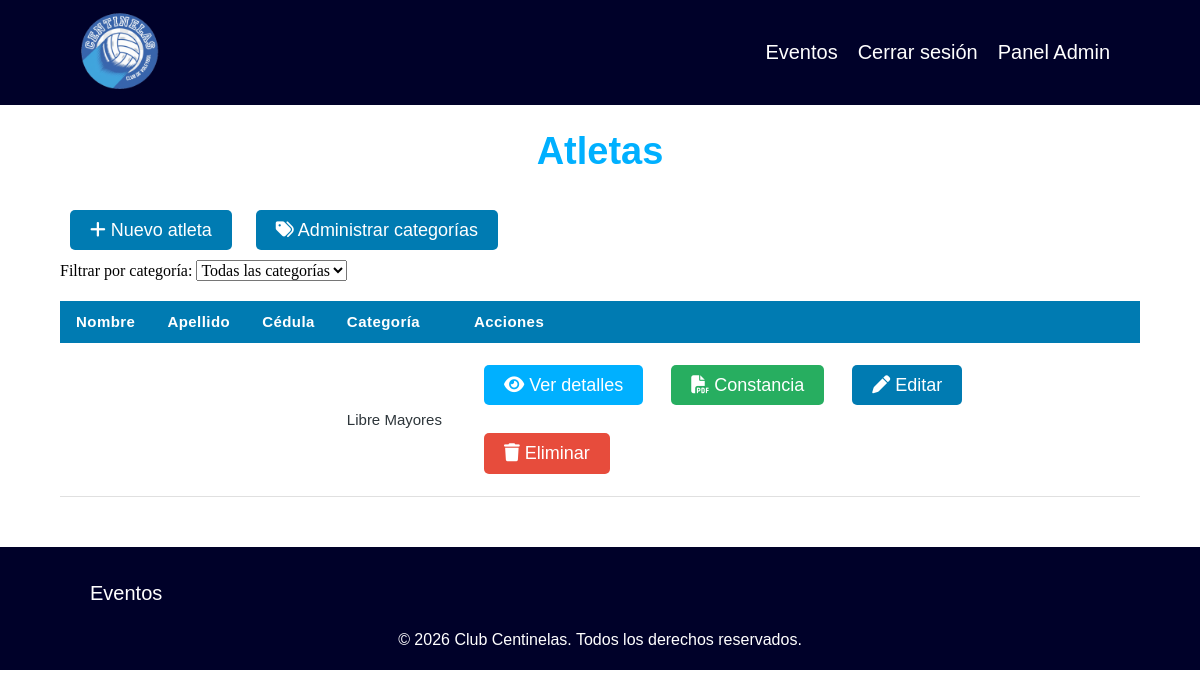
Page /admin/estudiantes/index.php (signed in) on the earlier database version.
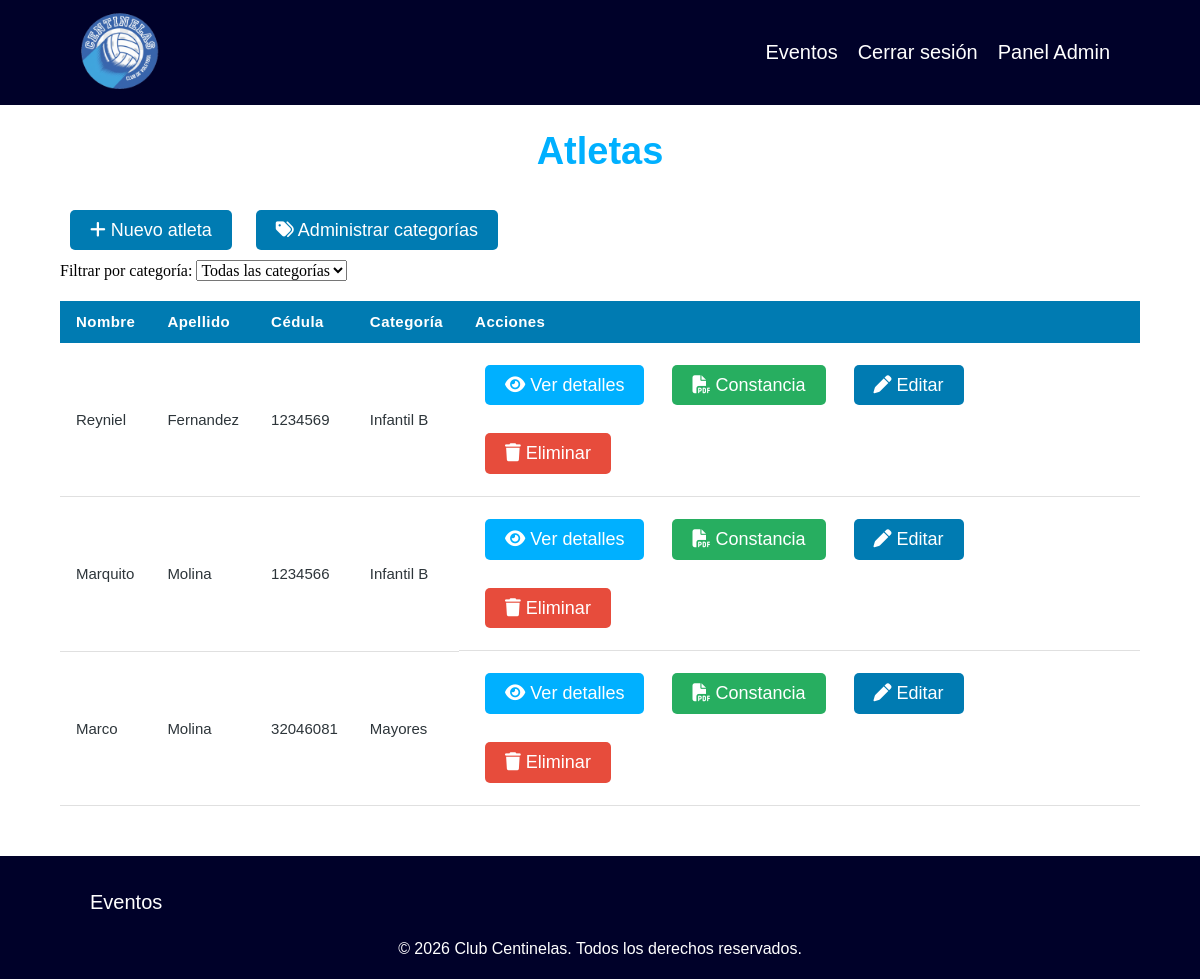
Same page on the later database version.
### tables this page shows
CREATE TABLE `estudiantes` (
  `id` int(11) NOT NULL,
  `persona_id` int(11) DEFAULT NULL,
  `categoria_id` int(11) DEFAULT NULL,
  `representante_id` int(11) DEFAULT NULL,
  `fecha_nacimiento` date DEFAULT NULL,
  `lugar_nacimiento` varchar(150) DEFAULT NULL
);

CREATE TABLE `categorias` (
  `id` int(11) NOT NULL,
  `nombre` varchar(100) NOT NULL,
  `descripcion` text DEFAULT NULL
);

CREATE TABLE `personas` (
  `id` int(11) NOT NULL,
  `nombre` varchar(100) NOT NULL,
  `apellido` varchar(100) NOT NULL,
  `cedula` varchar(100) NOT NULL,
  `telefono` varchar(20) DEFAULT NULL,
  `correo` varchar(100) DEFAULT NULL
);

### src/Estudiante.php (called while the page is built, shortened)
<?php
class Estudiante {
    public static function listar() {
        $conn = DB::conectar();
        $sql = 'SELECT
                    e.id,
                    e.persona_id,
                    e.categoria_id,
                    e.representante_id,
                    e.fecha_nacimiento,
                    e.lugar_nacimiento,
                    p.nombre           AS nombre,
                    p.apellido         AS apellido,
                    p.cedula           AS cedula,
                    p.telefono         AS telefono,
                    p.correo           AS correo,
                    c.nombre           AS categoria_nombre,
                    rp.nombre          AS rep_nombre,
                    rp.apellido        AS rep_apellido,
                    rp.cedula          AS rep_cedula,
                    rp.telefono        AS rep_telefono,
                    rp.correo          AS rep_correo,
                    r.profesion        AS rep_profesion,
                    r.domicilio        AS rep_domicilio
                FROM estudiantes e
                LEFT JOIN personas       p  ON e.persona_id       = p.id
                LEFT JOIN categorias     c  ON e.categoria_id     = c.id
                LEFT JOIN representantes r  ON e.representante_id = r.id
                LEFT JOIN personas       rp ON r.persona_id       = rp.id
                ORDER BY p.apellido ASC';
        return $conn->query($sql);
    }
}

### admin/estudiantes/index.php (the view, shortened to what this page needs)
<?php
require_once __DIR__ . '/../../src/Estudiante.php';
$estudiantes = Estudiante::listar();
include __DIR__ . '/../../templates/header.php';
?>
<main class="contenedor seccion">
    <h1>Atletas</h1>
    <a class="boton" href="/centinela/admin/estudiantes/crear.php">
        <i class="fa-solid fa-plus"></i> Nuevo atleta
    </a>
    <a class="boton" href="/centinela/admin/categorias/index.php">
        <i class="fa-solid fa-tags"></i> Administrar categorías
    </a>
    <?php if ($estudiantes->num_rows === 0) : ?>
        <p>No hay atletas registrados aún.</p>
    <?php else : ?>
        <div class="filtro-contenedor">
            <label for="filtro-categoria">Filtrar por categoría:</label>
            <select id="filtro-categoria">
                <option value="">Todas las categorías</option>
            </select>
        </div>
        <div class="tabla-contenedor">
            <table class="tabla">
                <thead>
                    <tr>
                        <th>Nombre</th>
                        <th>Apellido</th>
                        <th class="col-oculta-movil">Cédula</th>
                        <th class="col-oculta-movil">Categoría</th>
                        <th>Acciones</th>
                    </tr>
                </thead>
                <tbody>
                    <?php while ($estudiante = $estudiantes->fetch_assoc()) : ?>
                        <tr data-categoria="<?php echo htmlspecialchars($estudiante['categoria_nombre'] ?? ''); ?>">
                            <td><?php echo htmlspecialchars($estudiante['nombre']); ?></td>
                            <td><?php echo htmlspecialchars($estudiante['apellido']); ?></td>
                            <td class="col-oculta-movil"><?php echo htmlspecialchars($estudiante['cedula']); ?></td>
                            <td class="col-oculta-movil"><?php echo htmlspecialchars($estudiante['categoria_nombre'] ?? '—'); ?></td>
                            <td class="acciones">
                                <button class="boton boton-info" onclick="abrirModal(
                                    '<?php echo htmlspecialchars($estudiante['nombre']); ?>',
                                    '<?php echo htmlspecialchars($estudiante['apellido']); ?>',
                                    '<?php echo htmlspecialchars($estudiante['cedula']); ?>',
                                    '<?php echo htmlspecialchars($estudiante['telefono'] ?? '—'); ?>',
                                    '<?php echo htmlspecialchars($estudiante['correo'] ?? '—'); ?>',
                                    '<?php echo htmlspecialchars($estudiante['fecha_nacimiento'] ?? '—'); ?>',
                                    '<?php echo htmlspecialchars($estudiante['lugar_nacimiento'] ?? '—'); ?>',
                                    '<?php echo htmlspecialchars($estudiante['categoria_nombre'] ?? '—'); ?>',
                                    '<?php echo htmlspecialchars($estudiante['rep_nombre'] ?? '—'); ?>',
                                    '<?php echo htmlspecialchars($estudiante['rep_apellido'] ?? '—'); ?>',
                                    '<?php echo htmlspecialchars($estudiante['rep_cedula'] ?? '—'); ?>',
                                    '<?php echo htmlspecialchars($estudiante['rep_telefono'] ?? '—'); ?>',
                                    '<?php echo htmlspecialchars($estudiante['rep_correo'] ?? '—'); ?>',
                                    '<?php echo htmlspecialchars($estudiante['rep_profesion'] ?? '—'); ?>',
                                    '<?php echo htmlspecialchars($estudiante['rep_domicilio'] ?? '—'); ?>'
                                )">
                                    <i class="fa-solid fa-eye"></i> Ver detalles
                                </button>
                                <a class="boton boton-verde"
                                    href="/centinela/admin/constancias/crear_constancia.php?id=<?php echo $estudiante['id']; ?>">
                                    <i class="fa-solid fa-file-pdf"></i> Constancia
                                </a>
                                <a class="boton"
                                    href="/centinela/admin/estudiantes/editar.php?id=<?php echo $estudiante['id']; ?>">
                                    <i class="fa-solid fa-pen"></i> Editar
                                </a>
                                <form method="POST" action="/centinela/admin/estudiantes/eliminar.php">
                                    <button class="boton boton-rojo" type="submit">
                                        <i class="fa-solid fa-trash"></i> Eliminar
                                    </button>
                                </form>
                            </td>
                        </tr>
                    <?php endwhile; ?>
                </tbody>
            </table>
        </div>
    <?php endif; ?>
</main>
<?php include __DIR__ . '/../../templates/footer.php'; ?>

### templates/header.php (shortened to what this page needs)
<?php
    $auth = $_SESSION['login'] ?? false;
?>
<!DOCTYPE html>
<html lang="en">
<head>
    <link rel="stylesheet" href="/centinela/assets/styles/normalize.css">
    <link rel="stylesheet" href="/centinela/assets/styles/app.css">
    <link rel="stylesheet" href="https://cdnjs.cloudflare.com/ajax/libs/font-awesome/6.5.0/css/all.min.css">
</head>
<body>
    <header class="header <?php echo isset($inicio) ? 'inicio' : ''; ?>">
        <div class="contenedor contenido-header">
            <div class="barra">
                <a href="/centinela/index.php">
                    <img class="logo-academia" src="/centinela/assets/img/Adobe Express - file.png" alt="Logo de la academia">
                </a>
                <nav class="navegacion">
                    <a href="/centinela/eventos.php">Eventos</a>
                    <?php if($auth) {echo '<a href="/centinela/cerrar.php">Cerrar sesión</a>';}?>
                    <?php if($auth) {echo '<a href="/centinela/admin/index.php">Panel Admin</a>';}?>
                </nav>
            </div>
        </div>
    </header>

### templates/footer.php
<footer class="footer seccion">
    <div class="contenedor">
        <nav class="navegacion">
            <a href="/centinela/eventos.php">Eventos</a>
        </nav>
    </div>
    <p class="copyright">&copy; 2026 Club Centinelas. Todos los derechos reservados.</p>
</footer>
</body>
</html>

### assets/styles/app.css (style rules this page uses)
:root { --blanco-fondo: #FFFFFF; --celeste-primario: #00B0FF; --azul-interactivo: #007BB2; --azul-oscuro: #000129; --texto-principal: #2d353a; }
Html { box-sizing: border-box; font-size: 62.5%; }
*, *:before, *:after { box-sizing: inherit; }
Body { font-size: 1.6rem; }
html, body { height: 100%; margin: 0; }
h1, h2, h3, p, a { font-family: 'Google Sans', sans-serif; color: var(--texto-principal); }
a { text-decoration: none; font-size: 2rem; padding: 1rem; }
h1 { font-size: 3.8rem; font-weight: 700; color: var(--celeste-primario); }
h1, h2, h3 { text-align: center; }
.seccion { margin-top: 5rem; margin-bottom: 5rem; }
.boton { display: inline-block; background-color: var(--azul-interactivo); color: white; padding: 1rem 2rem; margin: 1rem; border-radius: 5px; font-size: 1.8rem; font-weight: 500; border: none; font-family: 'Google Sans', sans-serif; }
.boton-verde { background-color: #27ae60; color: #fff; }
.contenedor { max-width: 90%; margin: 0 auto; }
.logo-academia { width: 100px; height: auto; }
.header { background-color: var(--azul-oscuro); }
.barra { display: flex; flex-direction: column; }
.barra a { color: white; display: block; text-align: center; }
@media (min-width: 768px) { .barra { flex-direction: row; justify-content: space-between; align-items: center; } }
@media (min-width: 768px) { .barra a { padding: 0 1rem; } }
.navegacion a { color: white; display: block; text-align: center; }
@media (min-width: 768px) { .navegacion { display: flex; margin: auto 2rem; } }
.footer { background-color: var(--azul-oscuro); }
.footer .contenedor { padding-top: 2.5rem; }
.copyright { color: white; text-align: center; padding-bottom: 2rem; }
.tabla-contenedor { width: 100%; overflow-x: auto; margin-top: 2rem; }
.tabla { width: 100%; border-collapse: collapse; font-family: 'Google Sans', sans-serif; font-size: 1.6rem; color: var(--texto-principal); white-space: nowrap; }
.tabla thead { background-color: var(--azul-interactivo); color: #fff; }
.tabla th { padding: 1.2rem 1.6rem; text-align: left; font-weight: 600; font-size: 1.5rem; letter-spacing: 0.03em; color: #fff; }
.tabla td { padding: 1.2rem 1.6rem; border-bottom: 1px solid #e0e0e0; vertical-align: middle; font-size: 1.5rem; }
.tabla .acciones { display: flex; gap: 0.8rem; flex-direction: row; align-items: center; flex-wrap: wrap; }
.boton-info { background-color: var(--celeste-primario); color: #fff; border: none; cursor: pointer; }
.boton-rojo { background-color: #e74c3c; color: #fff; border: none; cursor: pointer; }

Differences in the rows shown:
removed estudiantes: categoria.nombre "Libre Mayores"
added estudiantes: persona.nombre "Reyniel", persona.apellido "Fernandez", persona.cedula "1234569", categoria.nombre "Infantil B"
added estudiantes: persona.nombre "Marquito", persona.apellido "Molina", persona.cedula "1234566", categoria.nombre "Infantil B"
added estudiantes: persona.nombre "Marco", persona.apellido "Molina", persona.cedula "32046081", categoria.nombre "Mayores"
